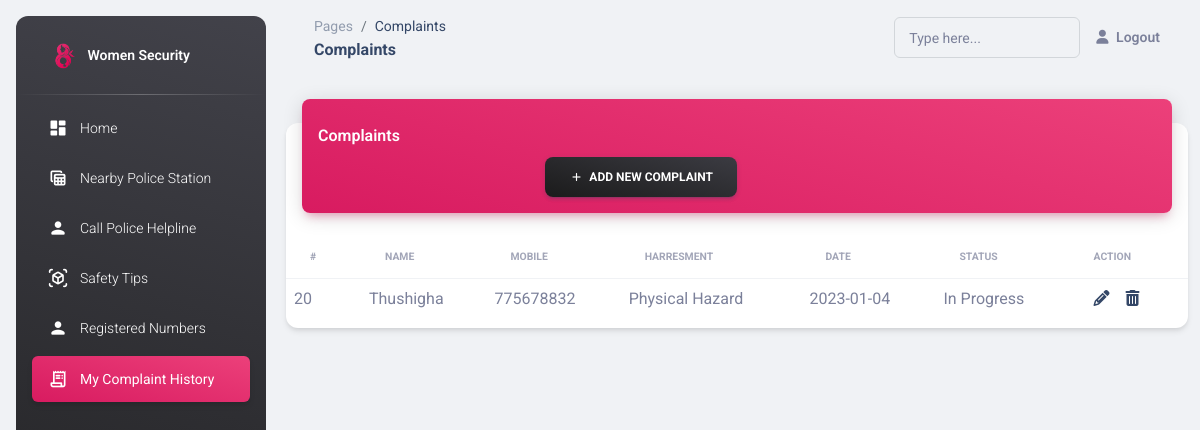
The page /System/WS/user/complaints.php (signed in) on the database its author committed.
### tables this page shows
CREATE TABLE `complaints` (
  `id` int(11) NOT NULL,
  `user_id` int(11) NOT NULL,
  `name` varchar(30) NOT NULL,
  `mobile` int(11) NOT NULL,
  `harresment` varchar(30) DEFAULT NULL,
  `date` varchar(30) DEFAULT NULL,
  `status` varchar(30) DEFAULT NULL
);

### System/WS/user/complaints.php (the view, shortened to what this page needs)
<?php
include 'header.php';
?>
<?php include 'sidenav.php'; ?>
<main class="main-content position-relative max-height-vh-100 h-100 border-radius-lg ">
  <nav class="navbar navbar-main navbar-expand-lg px-0 mx-4 shadow-none border-radius-xl" id="navbarBlur" data-scroll="true">
    <div class="container-fluid py-1 px-3">
      <nav aria-label="breadcrumb">
        <ol class="breadcrumb bg-transparent mb-0 pb-0 pt-1 px-0 me-sm-6 me-5">
          <li class="breadcrumb-item text-sm"><a class="opacity-5 text-dark" href="javascript:;">Pages</a></li>
          <li class="breadcrumb-item text-sm text-dark active" aria-current="page">Complaints</li>
        </ol>
        <h6 class="font-weight-bolder mb-0">Complaints</h6>
      </nav>
      <div class="collapse navbar-collapse mt-sm-0 mt-2 me-md-0 me-sm-4" id="navbar">
        <div class="ms-md-auto pe-md-3 d-flex align-items-center">
          <div class="input-group input-group-outline">
            <label class="form-label">Type here...</label>
            <input type="text" class="form-control">
          </div>
        </div>
        <ul class="navbar-nav  justify-content-end">
            <?php if(isset($_SESSION['user_id'])): ?>
            <li class="nav-item d-flex align-items-center">
              <a href="logout.php" class="nav-link text-body font-weight-bold px-0">
                <i class="fa fa-user me-sm-1"></i>
                <span class="d-sm-inline d-none">Logout</span>
              </a>
            </li>
            <?php endif; ?>
          </ul>
      </div>
    </div>
  </nav>
  <div class="container-fluid py-4">
    <div class="row">
      <div class="col-12">
        <div class="card my-4">
          <div class="card-header p-0 position-relative mt-n4 mx-3 z-index-2">
            <div class="bg-gradient-primary shadow-primary border-radius-lg pt-4 pb-3">
              <h6 class="text-white text-capitalize ps-3">Complaints </h6>
              <div class="col-6 text-end">
                <a class="btn bg-gradient-dark mb-0" href="add_complaints.php"><i class="material-icons text-sm">add</i>&nbsp;&nbsp;Add New Complaint</a>
              </div>
            </div>
          </div>
          <div class="card-body px-0 pb-2">
            <div class="table-responsive p-0">
            <?php
              require_once "dbcon.php";
              $sql = "SELECT * FROM complaints where user_id = " . $_SESSION['user_id'] . "";
              if ($result = $pdo->query($sql)) {
                if ($result->rowCount() > 0) {
                  echo '<table class="table align-items-center justify-content-center mb-0">';
                  echo "<thead>";
                  echo "<tr>";
                  echo '<th class="text-uppercase text-secondary text-xxs font-weight-bolder opacity-7">#</th>';
                  echo '<th class="text-uppercase text-secondary text-xxs font-weight-bolder opacity-7">Name</th>';
                  echo '<th class="text-uppercase text-secondary text-xxs font-weight-bolder opacity-7">Mobile</th>';
                  echo '<th class="text-uppercase text-secondary text-xxs font-weight-bolder opacity-7">Harresment</th>';
                  echo '<th class="text-uppercase text-secondary text-xxs font-weight-bolder opacity-7">Date</th>';
                  echo '<th class="text-uppercase text-secondary text-xxs font-weight-bolder opacity-7">Status</th>';
                  echo '<th class="text-uppercase text-secondary text-xxs font-weight-bolder opacity-7">Action</th>';
                  echo "</tr>";
                  echo "</thead>";
                  echo "<tbody>";
                  while ($row = $result->fetch()) {
                    echo "<tr>";
                    echo "<tr>";
                    echo "<td>" . $row['id'] . "</td>";
                    echo "<td>" . $row['name'] . "</td>";
                    echo "<td>" . $row['mobile'] . "</td>";
                    echo "<td>" . $row['harresment'] . "</td>";
                    echo "<td>" . $row['date'] . "</td>";
                    echo "<td>" . $row['status'] . "</td>";
                    echo "<td>";
                    echo '<a href="complaint_update.php?id=' . $row['id'] . '" class="px-3" title="Update Record" data-toggle="tooltip"><span class="fa fa-pencil"></span></a>';
                    echo '<a href="complaint_delete.php?id=' . $row['id'] . '" title="Delete Record" data-toggle="tooltip"><span class="fa fa-trash"></span></a>';
                    echo "</td>";
                    echo "</tr>";
                  }
                  echo "</tbody>";
                  echo "</table>";
                } else {
                  echo '<div class="alert alert-danger"><em>No records were found.</em></div>';
                }
              } else {
                echo "Oops! Something went wrong. Please try again later.";
              }
              ?>
            </div>
          </div>
        </div>
      </div>
    </div>
  </div>
</main>
<?php include 'footer.php'; ?>

### rows shown on the page
complaints: id "20", name "Thushigha", mobile "775678832", harresment "Physical Hazard", date "2023-01-04", status "In Progress"
